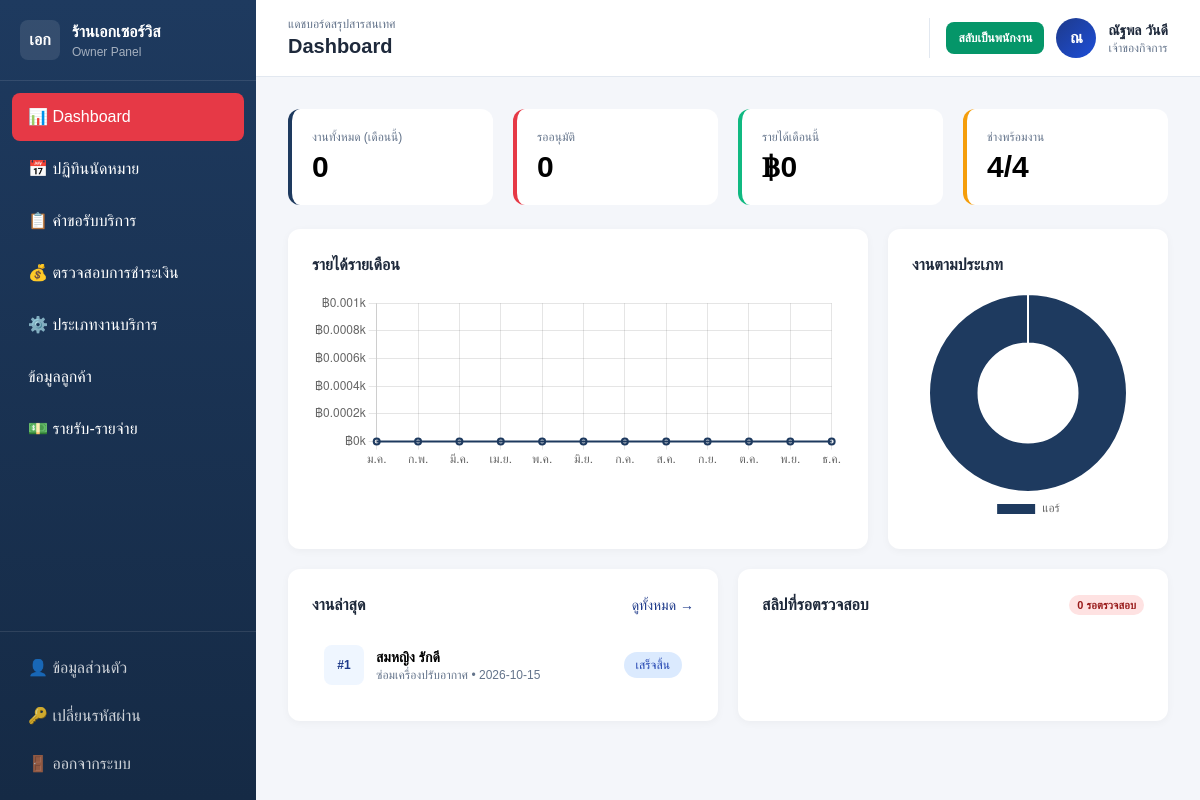
The page /owner/dashboard.php (signed in) on the database its author committed.
### tables this page shows
CREATE TABLE `booking` (
  `booking_id` int(11) NOT NULL,
  `customer_id` int(11) NOT NULL,
  `service_id` int(11) NOT NULL,
  `tech_id_1` int(11) DEFAULT NULL,
  `tech_id_2` int(11) DEFAULT NULL,
  `booking_date` date NOT NULL,
  `booking_time` time NOT NULL,
  `status_service` varchar(30) NOT NULL DEFAULT 'รอรับงาน',
  `problem_description` text DEFAULT NULL,
  `problem_photo_url` varchar(255) DEFAULT NULL,
  `reschedule_reason` text DEFAULT NULL,
  `created_at` datetime NOT NULL DEFAULT current_timestamp()
);

CREATE TABLE `customer` (
  `customer_id` int(11) NOT NULL,
  `line_user_id` varchar(50) NOT NULL,
  `full_name` varchar(100) NOT NULL,
  `phone` varchar(15) DEFAULT NULL,
  `email` varchar(100) DEFAULT NULL,
  `password` varchar(255) DEFAULT NULL,
  `address` text DEFAULT NULL,
  `latitude` decimal(10,6) DEFAULT NULL,
  `longitude` decimal(10,6) DEFAULT NULL,
  `created_at` datetime NOT NULL DEFAULT current_timestamp()
);

CREATE TABLE `services` (
  `service_id` int(11) NOT NULL,
  `service_name` varchar(100) NOT NULL,
  `category` varchar(50) DEFAULT NULL,
  `base_price` decimal(10,2) NOT NULL DEFAULT 0.00,
  `description` text DEFAULT NULL,
  `status` varchar(20) NOT NULL DEFAULT 'เปิดใช้งาน'
);

### owner/dashboard.php (the view, shortened to what this page needs)
<?php
require_once __DIR__ . '/../includes/header_owner.php';
$stats = [];
$stats['total_jobs'] = $pdo->query("SELECT COUNT(*) FROM Booking WHERE MONTH(booking_date) = MONTH(CURRENT_DATE) AND YEAR(booking_date) = YEAR(CURRENT_DATE)")->fetchColumn();
$stats['pending']    = $pdo->query("SELECT COUNT(*) FROM Payment WHERE verify_status = 'รอตรวจสอบ'")->fetchColumn();
$stats['revenue']    = $pdo->query("SELECT COALESCE(SUM(amount),0) FROM Payment WHERE verify_status = 'อนุมัติแล้ว' AND MONTH(payment_date) = MONTH(CURRENT_DATE)")->fetchColumn();
$stats['tech_free']  = $pdo->query("SELECT COUNT(*) FROM Technician WHERE status = 'ว่าง'")->fetchColumn();
$stats['tech_total'] = $pdo->query("SELECT COUNT(*) FROM Technician")->fetchColumn();
$recentJobs = $pdo->query("
  SELECT b.booking_id, b.booking_date, b.status_service, c.full_name AS customer, s.service_name
  FROM Booking b
  JOIN Customer c ON b.customer_id = c.customer_id
  JOIN Services s ON b.service_id = s.service_id
  ORDER BY b.booking_date DESC, b.booking_time DESC
  LIMIT 5
")->fetchAll();
$pendingSlips = $pdo->query("
  SELECT p.payment_id, p.amount, p.verify_status, b.booking_id, c.full_name AS customer
  FROM Payment p
  JOIN Booking b ON p.booking_id = b.booking_id
  JOIN Customer c ON b.customer_id = c.customer_id
  WHERE p.verify_status = 'รอตรวจสอบ'
  ORDER BY p.payment_date DESC
  LIMIT 5
")->fetchAll();
$revenueByMonth = array_fill(1, 12, 0);
$serviceDist = $pdo->query("
  SELECT s.category, COUNT(*) AS cnt
  FROM Booking b JOIN Services s ON b.service_id = s.service_id
  GROUP BY s.category
")->fetchAll();
?>
<div class="grid grid-cols-1 md:grid-cols-4 gap-5 mb-6">
  <div class="stat-card"><div class="text-xs text-slate-500 mb-1">งานทั้งหมด (เดือนนี้)</div><div class="text-3xl font-bold"><?= $stats['total_jobs'] ?></div></div>
  <div class="stat-card red"><div class="text-xs text-slate-500 mb-1">รออนุมัติ</div><div class="text-3xl font-bold"><?= $stats['pending'] ?></div></div>
  <div class="stat-card green"><div class="text-xs text-slate-500 mb-1">รายได้เดือนนี้</div><div class="text-3xl font-bold">฿<?= number_format($stats['revenue'], 0) ?></div></div>
  <div class="stat-card orange"><div class="text-xs text-slate-500 mb-1">ช่างพร้อมงาน</div><div class="text-3xl font-bold"><?= $stats['tech_free'] ?>/<?= $stats['tech_total'] ?></div></div>
</div>
<div class="grid grid-cols-1 lg:grid-cols-3 gap-5">
  <div class="card p-6 lg:col-span-2">
    <h3 class="font-bold text-slate-800 mb-4">รายได้รายเดือน</h3>
    <canvas id="revenueChart" height="100"></canvas>
  </div>
  <div class="card p-6">
    <h3 class="font-bold text-slate-800 mb-4">งานตามประเภท</h3>
    <canvas id="serviceChart" height="200"></canvas>
  </div>
</div>
<div class="grid grid-cols-1 lg:grid-cols-2 gap-5 mt-5">
  <div class="card p-6">
    <div class="flex items-center justify-between mb-4">
      <h3 class="font-bold text-slate-800">งานล่าสุด</h3>
      <a href="/web_app/owner/jobs.php" class="text-sm text-blue-900 hover:underline">ดูทั้งหมด →</a>
    </div>
    <div class="space-y-3">
      <?php foreach ($recentJobs as $j): ?>
      <a href="/web_app/owner/job_detail.php?id=<?= $j['booking_id'] ?>" class="flex items-center justify-between p-3 hover:bg-slate-50 rounded-lg no-underline">
        <div class="flex items-center gap-3">
          <div class="w-10 h-10 rounded-lg bg-blue-50 text-blue-900 flex items-center justify-center font-bold text-xs">#<?= $j['booking_id'] ?></div>
          <div>
            <div class="font-semibold text-sm"><?= htmlspecialchars($j['customer']) ?></div>
            <div class="text-xs text-slate-500"><?= htmlspecialchars($j['service_name']) ?> • <?= $j['booking_date'] ?></div>
          </div>
        </div>
        <span class="status-pill status-progress"><?= $j['status_service'] ?></span>
      </a>
      <?php endforeach; ?>
    </div>
  </div>
  <div class="card p-6">
    <div class="flex items-center justify-between mb-4">
      <h3 class="font-bold text-slate-800">สลิปที่รอตรวจสอบ</h3>
      <span class="badge badge-red"><?= count($pendingSlips) ?> รอตรวจสอบ</span>
    </div>
  </div>
</div>
<script>
new Chart(document.getElementById('revenueChart'), {
  type: 'line',
  data: {
    labels: ['ม.ค.','ก.พ.','มี.ค.','เม.ย.','พ.ค.','มิ.ย.','ก.ค.','ส.ค.','ก.ย.','ต.ค.','พ.ย.','ธ.ค.'],
    datasets: [{
      label: 'รายได้ (฿)',
      data: <?= json_encode(array_values($revenueByMonth)) ?>,
      borderColor: '#1e3a5f', backgroundColor: 'rgba(30,58,95,0.1)',
      fill: true, tension: 0.4, borderWidth: 2
    }]
  },
  options: { responsive: true, plugins: { legend: { display: false } }, scales: { y: { beginAtZero: true, ticks: { callback: v => '฿' + v/1000 + 'k' } } } }
});
new Chart(document.getElementById('serviceChart'), {
  type: 'doughnut',
  data: {
    labels: <?= json_encode(array_column($serviceDist, 'category')) ?>,
    datasets: [{ data: <?= json_encode(array_column($serviceDist, 'cnt')) ?>, backgroundColor: ['#1e3a5f','#e63946','#f59e0b','#10b981'] }]
  },
  options: { responsive: true, plugins: { legend: { position: 'bottom' } } }
});
</script>
<?php require_once __DIR__ . '/../includes/footer.php'; ?>

### includes/header_owner.php (style rules this page uses)
* { font-family: 'Kanit', sans-serif; box-sizing: border-box; }
body { background: #f4f6fa; margin: 0; }
.card { background: white; border-radius: 12px; box-shadow: 0 2px 8px rgba(0,0,0,0.04); }
.stat-card { background: white; border-radius: 12px; padding: 20px; border-left: 4px solid #1e3a5f; }
.stat-card.red { border-left-color: #e63946; }
.stat-card.green { border-left-color: #10b981; }
.stat-card.orange { border-left-color: #f59e0b; }
.status-pill { padding: 4px 12px; border-radius: 999px; font-size: 12px; font-weight: 500; display: inline-block; }
.status-progress { background: #dbeafe; color: #1e40af; }
.badge { display: inline-block; padding: 2px 8px; border-radius: 999px; font-size: 11px; font-weight: 600; }
.badge-red { background: #fee2e2; color: #991b1b; }

### rows shown on the page
booking: booking_id "1", customer.full_name "สมหญิง รักดี", service.service_name "ซ่อมเครื่องปรับอากาศ", booking_date "2026-10-15", status_service "เสร็จสิ้น"

### other values the page prints
$breadcrumb "แดชบอร์ดสรุปสารสนเทศ"
$pageTitle "Dashboard"
mb_substr($me['name'], 0, 1) "ณ"
$me['name'] "ณัฐพล วันดี"
$stats['total_jobs'] "0"
$stats['pending'] "0"
$stats['revenue'] "0"
$stats['tech_free'] "4"
$stats['tech_total'] "4"
count($pendingSlips) "0"
chart data {{ json_encode(array_values($revenueByMonth)) }} [0,0,0,0,0,0,0,0,0,0,0,0]
